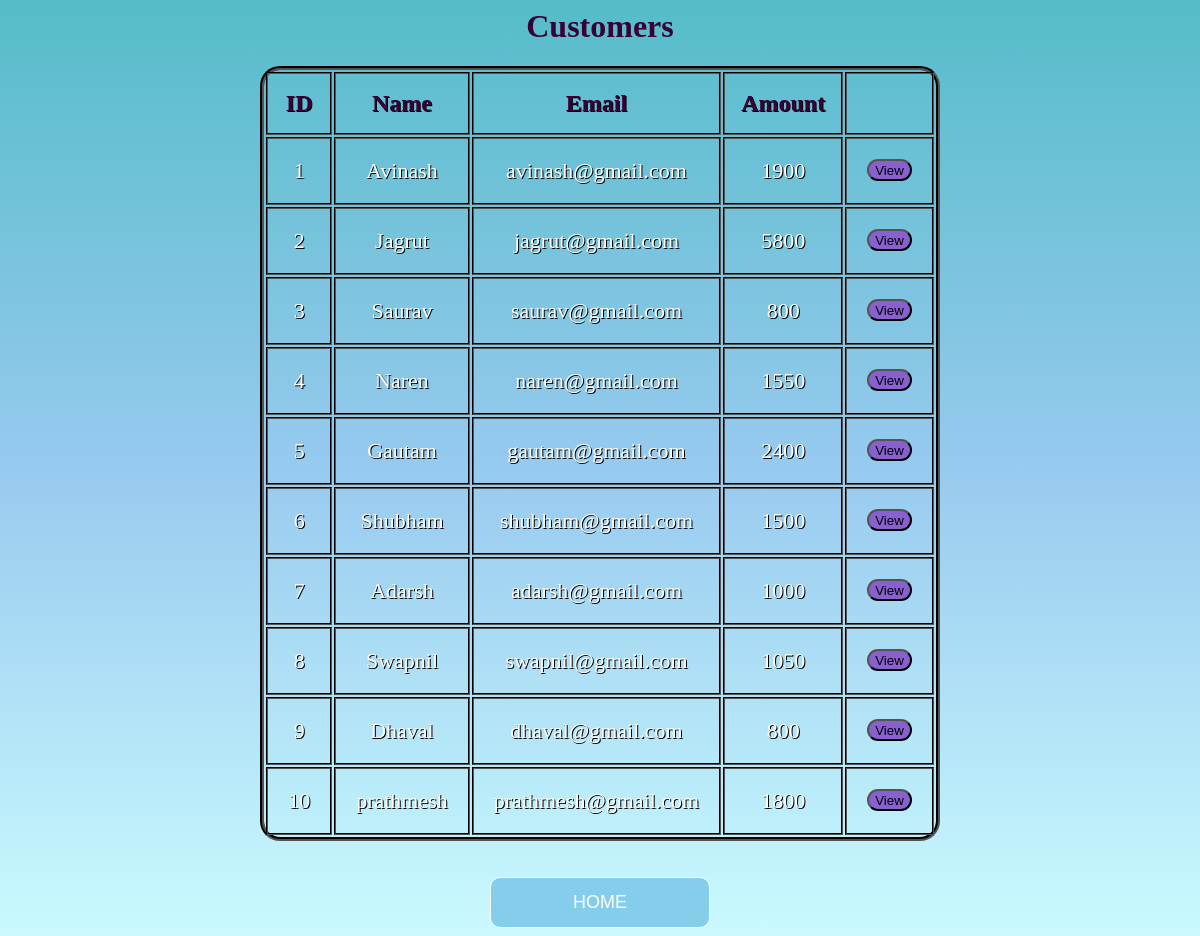
Page /check_transfer.php on the committed database.
### tables this page shows
CREATE TABLE `users` (
  `Name` varchar(55) DEFAULT NULL,
  `Email` varchar(55) DEFAULT NULL,
  `amount` varchar(55) DEFAULT NULL
);

### getdetail.php (the view, shortened to what this page needs)
<?php
$con=mysqli_connect('localhost','root','','bankdata');
$q="select * from users ";
$result=mysqli_query($con,$q);
?>
<html>
<head>
</head>
<body>
	<h1 style="color:#380036;">Customers</h1>
    <table class="flat-table-1">
		<thead>
			<th>ID</th>
			<th>Name</th>
			<th>Email</th>
			<th>Amount</th>
			<th></th>
		</thead>
		<tbody>
		<tr>
			<?php
				$row=mysqli_fetch_array($result);
			?>
			<td> 1</td>
			<td><?php echo  $row["Name"]; ?></td>
			<td><?php echo  $row["Email"]; ?></td>
			<td><?php echo  $row["amount"]; ?></td>
			<td>
				<form action="user.php" method="post"  class="view">
					<button class="button1" type="submit" name="name" value="Avinash">View</button>
				</form>
			</td>
		</tr>
		<tr>
			<?php
				$row=mysqli_fetch_array($result);
			?>
			<td> 2</td>
			<td><?php echo  $row["Name"]; ?></td>
			<td><?php echo  $row["Email"]; ?></td>
			<td><?php echo  $row["amount"]; ?></td>
			<td>
				<form action="user.php" method="post" class="view">
					<button class="button1" type="submit" name="name" value="Jagrut">View</button>
				</form>
			</td>
		</tr>
        <tr>
			<?php
				$row=mysqli_fetch_array($result);
			?>
			<td> 3</td>
			<td><?php echo  $row["Name"]; ?></td>
			<td><?php echo  $row["Email"]; ?></td>
			<td><?php echo  $row["amount"]; ?></td>
			<td>
				<form action="user.php" method="post" class="view">
					<button class="button1" type="submit" name="name" value="Saurav">View</button>
				</form>
			</td>
		</tr>
        <tr>
			<?php
				$row=mysqli_fetch_array($result);
			?>
			<td> 4</td>
			<td><?php echo  $row["Name"]; ?></td>
			<td><?php echo  $row["Email"]; ?></td>
			<td><?php echo  $row["amount"]; ?></td>
			<td>
				<form action="user.php" method="post" class="view">
					<button class="button1" type="submit" name="name" value="Naren">View</button>
				</form>
			</td>
        </tr>
        <tr>
			<?php
				$row=mysqli_fetch_array($result);
			?>
			<td> 5</td>
			<td><?php echo  $row["Name"]; ?></td>
			<td><?php echo  $row["Email"]; ?></td>
			<td><?php echo  $row["amount"]; ?></td>
			<td>
				<form action="user.php" method="post" class="view">
					<button class="button1" type="submit" name="name" value="Gautam">View</button>
				</form>
			</td>
		</tr>
        <tr>
			<?php
				$row=mysqli_fetch_array($result);
			?>
			<td> 6</td>
			<td><?php echo  $row["Name"]; ?></td>
			<td><?php echo  $row["Email"]; ?></td>
			<td><?php echo  $row["amount"]; ?></td>
			<td>
				<form action="user.php" method="post" class="view">
					<button class="button1" type="submit" name="name" value="Shubham">View</button>
				</form>
			</td>
        </tr>
        <tr>
			<?php
				$row=mysqli_fetch_array($result);
			?>
			<td> 7</td>
			<td><?php echo  $row["Name"]; ?></td>
			<td><?php echo  $row["Email"]; ?></td>
			<td><?php echo  $row["amount"]; ?></td>
			<td>
				<form action="user.php" method="post" class="view">
					<button class="button1"type="submit" name="name" value="Adarsh">View</button>
				</form>
			</td>
		</tr>
        <tr>
			<?php
				$row=mysqli_fetch_array($result);
			?>
			<td> 8</td>
			<td><?php echo  $row["Name"]; ?></td>
			<td><?php echo  $row["Email"]; ?></td>
			<td><?php echo  $row["amount"]; ?></td>
			<td>
				<form action="user.php" method="post" class="view">
					<button class="button1"type="submit" name="name" value="Swapnil">View</button>
				</form>
			</td>
		</tr>
        <tr>
			<?php
				$row=mysqli_fetch_array($result);
			?>
			<td> 9</td>
			<td><?php echo  $row["Name"]; ?></td>
			<td><?php echo  $row["Email"]; ?></td>
			<td><?php echo  $row["amount"]; ?></td>
			<td>
				<form action="user.php" method="post" class="view">
					<button class="button1"type="submit" name="name" value="Dhaval">View</button>
				</form>
			</td>
        </tr>
        <tr>
			<?php
				$row=mysqli_fetch_array($result);
			?>
			<td> 10</td>
			<td><?php echo  $row["Name"]; ?></td>
			<td><?php echo  $row["Email"]; ?></td>
			<td><?php echo  $row["amount"]; ?></td>
			<td>
				<form action="user.php" method="post" class="view">
					<button class="button1"type="submit" name="name" value="Prathmesh">View</button>
				</form>
			</td>
		</tr>
		</tbody>
	</table><br><br>
<div class="buttons">
	<a href="index.php">
    <button class="glow-on-hover">HOME</button>
	</a>
</div>
</body>
</html>

### check_transfer.php (shortened to what this page needs)
<?php
$con=mysqli_connect('localhost','root','','bankdata');
$name1=$_SESSION['name'];
$q="select amount from users where name='$name1'";
$result=mysqli_query($con,$q);
$row=mysqli_fetch_array($result);
$var=$row['amount'];
if ( $var >= $_POST["transfer"] )
{
    include 'getdetail.php';
}
else
{
	include 'getdetail.php';
    $message="Insufficient Balance";
   echo"<script type='text/javascript'>alert('$message');
   </script>";
}
?>

### rows in the picture
users: Name "Avinash", Email "avinash@gmail.com", amount "1900"
users: Name "Jagrut", Email "jagrut@gmail.com", amount "5800"
users: Name "Saurav", Email "saurav@gmail.com", amount "800"
users: Name "Naren", Email "naren@gmail.com", amount "1550"
users: Name "Gautam", Email "gautam@gmail.com", amount "2400"
users: Name "Shubham", Email "shubham@gmail.com", amount "1500"
users: Name "Adarsh", Email "adarsh@gmail.com", amount "1000"
users: Name "Swapnil", Email "swapnil@gmail.com", amount "1050"
users: Name "Dhaval", Email "dhaval@gmail.com", amount "800"
users: Name "prathmesh", Email "prathmesh@gmail.com", amount "1800"
